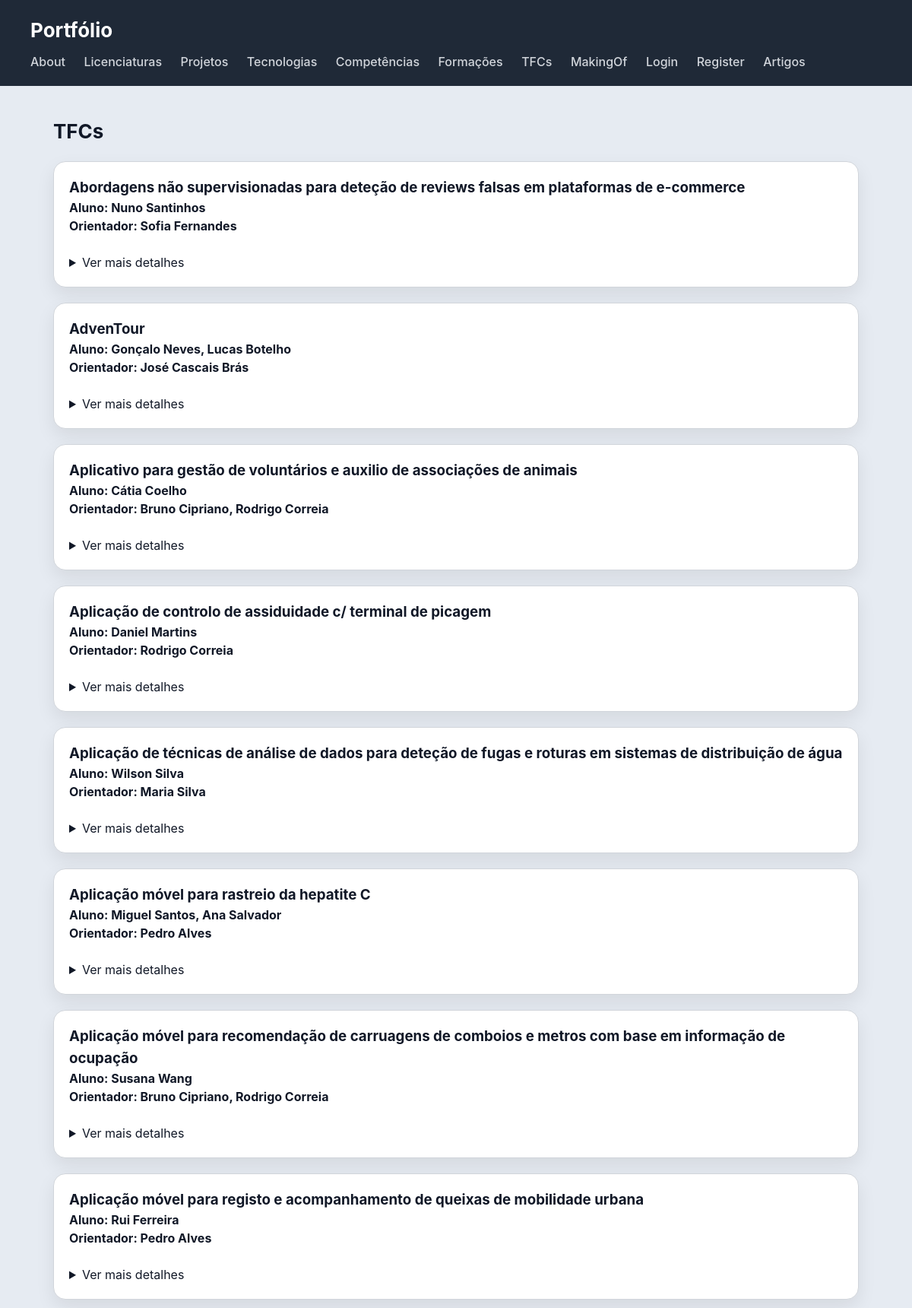
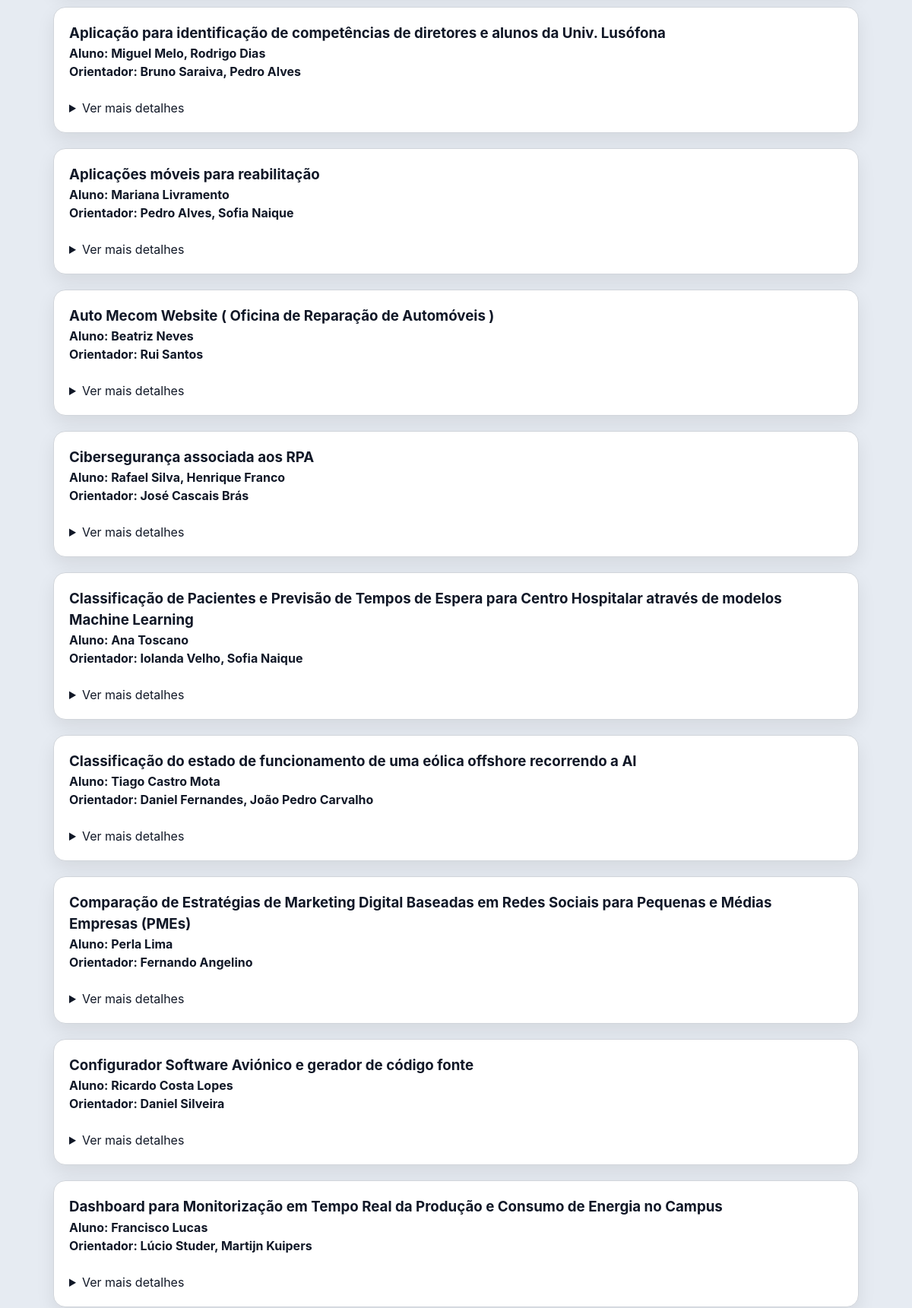
Screenshot of /tfcs/ (upper part) with the database file from the repository (2 pictures, top to bottom).
### portfolio/models.py (models this page shows, shortened)
class Tfc(models.Model):
    titulo = models.TextField()
    aluno = models.TextField()
    orientador = models.TextField()
    licenciatura = models.TextField()
    pdf = models.URLField()
    email = models.EmailField()
    resumo = models.TextField()
    palavras_chave = models.TextField()
    area = models.TextField()
    tecnologias = models.TextField()
    rating = models.IntegerField()

### portfolio/views.py (the view)
# urls.py: path("tfcs/", views.tfcs_view, name="tfcs"),
def tfcs_view(request):
    tfcs = Tfc.objects.all()
    return render(request, "portfolio/tfcs.html", {"tfcs":tfcs})

### portfolio/templates/portfolio/tfcs.html (shortened to what this page needs)
{% extends "portfolio/base.html" %}
{% block content %}
<h2>TFCs</h2>
<section>
    {% for tfc in tfcs %}
        <article>
            <h3>{{tfc.titulo}}</h3>
            <h4>Aluno: {{tfc.aluno}}</h4>
            <h4>Orientador: {{tfc.orientador}}</h4>
            <br>
            <details>
                <br>
                <summary>Ver mais detalhes</summary>
                <br>
                <br>
                <br>
                <br>
                <br>
                <br>
                <br>
                <br>
                <br>
                <br>
                <br>
                <br>
                <br>
            </details>
        </article>
    {% endfor %}
</section>
{% endblock %}

### portfolio/static/portfolio/styles.css (style rules this page uses)
* { box-sizing: border-box; margin: 0; padding: 0; }
body { font-family: "Inter", "Segoe UI", system-ui, -apple-system, sans-serif; background: #e6ebf2; color: #111827; line-height: 1.5; }
h2 { margin-bottom: 20px; font-size: 26px; }
section > article { background: white; padding: 20px; border-radius: 16px; border: 1px solid #d1d5db; box-shadow: 0 10px 25px rgba(0,0,0,0.08); transition: all 0.25s ease; margin-bottom: 20px; }

### rows the page displays
Tfc: titulo "Abordagens não supervisionadas para deteção de reviews falsas em plataformas de e-commerce", aluno "Nuno Santinhos", orientador "Sofia Fernandes"
Tfc: titulo "AdvenTour", aluno "Gonçalo Neves, Lucas Botelho", orientador "José Cascais Brás"
Tfc: titulo "Aplicativo para gestão de voluntários e auxilio de associações de animais", aluno "Cátia Coelho", orientador "Bruno Cipriano, Rodrigo Correia"
Tfc: titulo "Aplicação de controlo de assiduidade c/ terminal de picagem", aluno "Daniel Martins", orientador "Rodrigo Correia"
Tfc: titulo "Aplicação de técnicas de análise de dados para deteção de fugas e roturas em sistemas de distribuição de água", aluno "Wilson Silva", orientador "Maria Silva"
Tfc: titulo "Aplicação móvel para rastreio da hepatite C", aluno "Miguel Santos, Ana Salvador", orientador "Pedro Alves"
Tfc: titulo "Aplicação móvel para recomendação de carruagens de comboios e metros com base em informação de ocupação", aluno "Susana Wang", orientador "Bruno Cipriano, Rodrigo Correia"
Tfc: titulo "Aplicação móvel para registo e acompanhamento de queixas de mobilidade urbana", aluno "Rui Ferreira", orientador "Pedro Alves"
Tfc: titulo "Aplicação para identificação de competências de diretores e alunos da Univ. Lusófona", aluno "Miguel Melo, Rodrigo Dias", orientador "Bruno Saraiva, Pedro Alves"
Tfc: titulo "Aplicações móveis para reabilitação", aluno "Mariana Livramento", orientador "Pedro Alves, Sofia Naique"
Tfc: titulo "Auto Mecom Website ( Oficina de Reparação de Automóveis )", aluno "Beatriz Neves", orientador "Rui Santos"
Tfc: titulo "Cibersegurança associada aos RPA", aluno "Rafael Silva, Henrique Franco", orientador "José Cascais Brás"
Tfc: titulo "Classificação de Pacientes e Previsão de Tempos de Espera para Centro Hospitalar através de modelos Machine Learning", aluno "Ana Toscano", orientador "Iolanda Velho, Sofia Naique"
Tfc: titulo "Classificação do estado de funcionamento de uma eólica offshore recorrendo a AI", aluno "Tiago Castro Mota", orientador "Daniel Fernandes, João Pedro Carvalho"
Tfc: titulo "Comparação de Estratégias de Marketing Digital Baseadas em Redes Sociais para Pequenas e Médias Empresas (PMEs)", aluno "Perla Lima", orientador "Fernando Angelino"
Tfc: titulo "Configurador Software Aviónico e gerador de código fonte", aluno "Ricardo Costa Lopes", orientador "Daniel Silveira"
Tfc: titulo "Dashboard para Monitorização em Tempo Real da Produção e Consumo de Energia no Campus", aluno "Francisco Lucas", orientador "Lúcio Studer, Martijn Kuipers"
